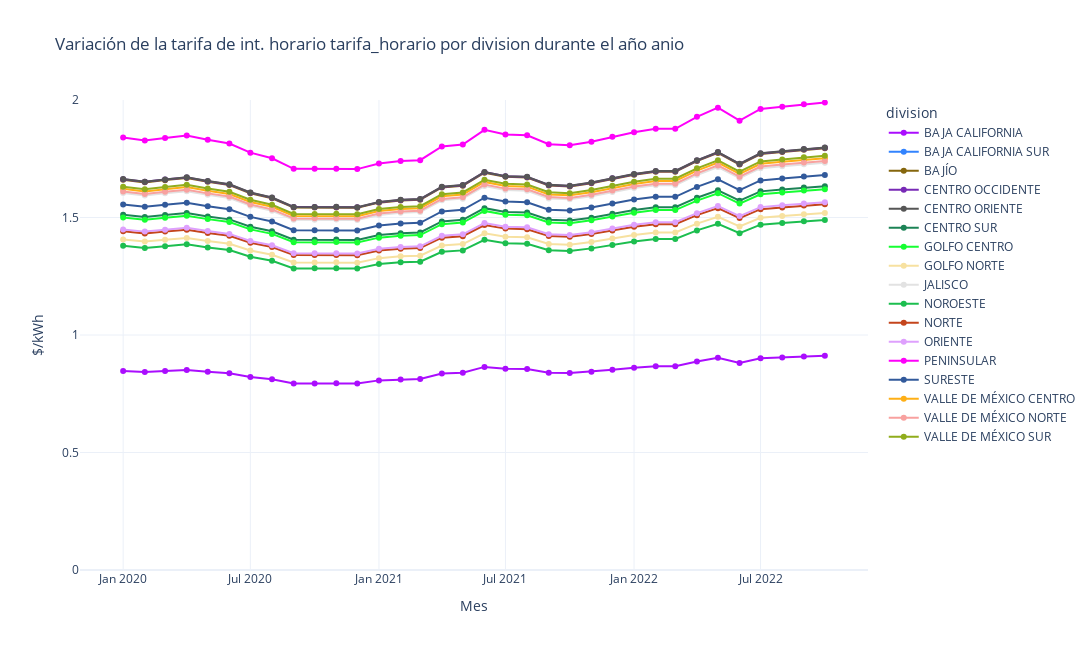

Source (notebook cell):
### Code cell
croped_data = data[(data['Int. Horario'] == 'Intermedia')&(data['division'].isin(division_oficial))]
croped_data.reset_index(drop=True, inplace=True)
croped_data = croped_data[['Valor','month', 'division', 'date']].groupby(['division','date']).agg([np.mean, np.std])
croped_data.reset_index(inplace=True)
croped_data = croped_data.pivot(index='date', columns='division', values=('Valor', 'mean'))
fig = px.line(croped_data, color="division", markers=True, range_y=[0,2],
        title='Variación de la tarifa de int. horario {} por division durante el año {}'.format('tarifa_horario', 'anio'), width=1800, height=650,
        labels={'date':'Mes', 'value':'$/kWh'}, color_discrete_sequence=px.colors.qualitative.Alphabet)
fig
